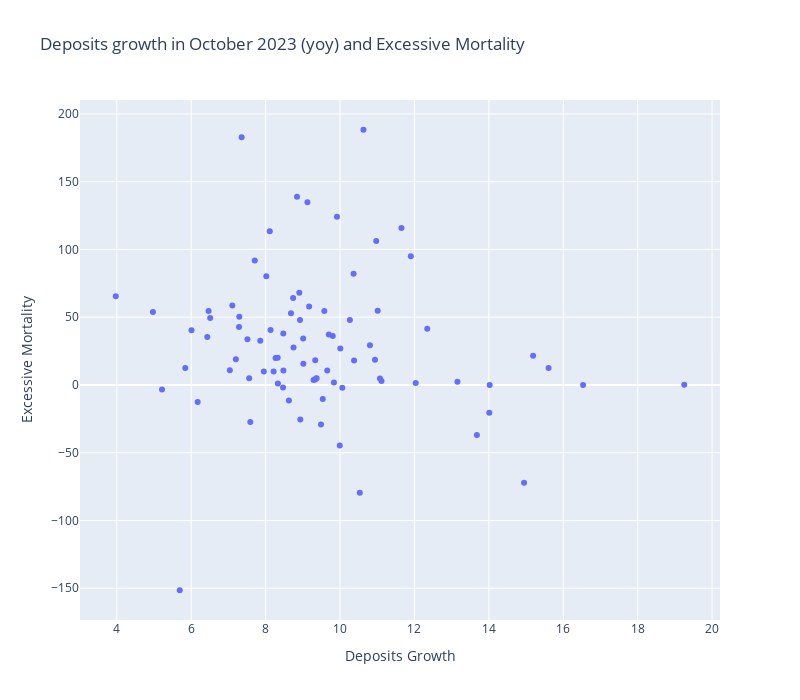

The cell this chart's notebook holds for it:
### Code cell
fig = px.scatter(
    df_full,
    y='Excess total',
    x='pmgrowth',
    hover_name='Region',
    title="Deposits growth in October 2023 (yoy) and Excessive Mortality",
    labels={"pmgrowth": "Deposits Growth", "Excess total": "Excessive Mortality"},
    width=800, height=700
)


fig.show()

### Figure 1 — Plotly figure (JSON) as saved in the notebook; plotly's stock layout.template omitted (floating-point values rounded to 4 significant figures)
{"data": [{"hovertemplate": "<b>%{hovertext}</b><br><br>Deposits Growth=%{x}<br>Excessive Mortality=%{y}<extra></extra>", "hovertext": ["Алтайский край", "Амурская область", "Архангельская область без АО", "Астраханская область", "Белгородская область", "Брянская область", "Владимирская область", "Волгоградская область", "Вологодская область", "Воронежская область", "Еврейская АО", "Забайкальский край", "Ивановская область", "Иркутская область", "Кабардино-Балкария", "Калининградская область", "Калужская область", "Камчатский край", "Карачаево-Черкесия", "Кемеровская область", "Кировская область", "Костромская область", "Краснодарский край", "Красноярский край", "Курганская область", "Курская область", "Ленинградская область", "Липецкая область", "Магаданская область", "Москва", "Московская область", "Мурманская область", "Ненецкий АО", "Нижегородская область", "Новгородская область", "Новосибирская область", "Омская область", "Оренбургская область", "Орловская область", "Пензенская область", "Пермский край", "Приморский край", "Псковская область", "Республика Адыгея", "Республика Алтай", "Республика Башкортостан", "Республика Бурятия", "Республика Дагестан", "Республика Ингушетия", "Республика Калмыкия", "Республика Карелия", "Республика Коми", "Республика Крым", "Республика Марий Эл", "Республика Мордовия", "Республика Татарстан", "Республика Тыва", "Республика Хакасия", "Ростовская область", "Рязанская область", "Самарская область", "Санкт-Петербург", "Саратовская область", "Сахалинская область", "Свердловская область", "Севастополь", "Северная Осетия", "Смоленская область", "Ставропольский край", "Тамбовская область", "Тверская область", "Томская область", "Тульская область", "Тюменская область без АО", "Удмуртская Республика", "Ульяновская область", "Хабаровский край", "Ханты-Мансийский АО", "Челябинская область", "Чеченская Республика", "Чувашская Республика", "Чукотский АО", "Якутия", "Ямало-Hенецкий АО", "Ярославская область"], "legendgroup": "", "marker": {"color": "#636efa", "symbol": "circle"}, "mode": "markers", "name": "", "orientation": "v", "showlegend": false, "type": "scatter", "x": [7.285, 14.95, 7.951, 10.53, 5.839, 9.918, 7.856, 9.656, 13.16, 9.014, 10.94, 11.9, 8.906, 12.34, 9.009, 11.12, 11.01, 10.36, 6.007, 6.51, 9.333, 9.488, 7.557, 9.804, 7.105, 9.352, 8.467, 10.01, 13.68, 8.749, 10.8, 7.354, 5.691, 8.267, 8.111, 11.07, 8.215, 8.324, 8.475, 9.992, 6.467, 7.588, 10.26, 9.289, 10.63, 8.329, 12.03, 15.61, 15.19, 14.01, 9.577, 4.97, 14.02, 11.65, 8.626, 7.511, 8.843, 8.478, 7.037, 8.74, 5.214, 10.06, 8.132, 8.932, 9.332, 16.53, 10.97, 9.124, 9.535, 9.698, 8.681, 9.37, 8.924, 3.971, 9.169, 6.431, 6.173, 10.38, 9.836, 19.25, 8.018, null, 7.292, 7.708, 7.199], "xaxis": "x", "y": [42.74, -72.09, 9.864, -79.61, 12.44, 124.2, 32.71, 10.61, 2.43, 15.69, 18.63, 94.91, 68.05, 41.57, 34.36, 2.829, 54.74, 82.08, 40.28, 49.35, 18.31, -29.23, 4.933, 36.22, 58.61, 4.682, -1.865, 26.95, -36.94, 27.62, 29.31, 182.9, -151.5, 19.89, 113.5, 4.694, 9.96, 20.1, 37.98, -44.61, 54.51, -27.31, 47.99, 3.656, 188.3, 1.123, 1.352, 12.47, 21.51, -20.59, 54.52, 53.8, 0, 115.9, -11.44, 33.72, 138.8, 10.64, 10.83, 64.13, -3.378, -1.987, 40.58, -25.55, 3.955, 0, 106.2, 134.8, -10.39, 37.17, 52.86, 4.952, 47.99, 65.41, 57.85, 35.38, -12.53, 17.96, 1.867, 0.1924, 80.23, -106.7, 50.3, 91.86, 19.0], "yaxis": "y"}], "layout": {"height": 700, "legend": {"tracegroupgap": 0}, "title": {"text": "Deposits growth in October 2023 (yoy) and Excessive Mortality"}, "width": 800, "xaxis": {"anchor": "y", "domain": [0, 1], "title": {"text": "Deposits Growth"}}, "yaxis": {"anchor": "x", "domain": [0, 1], "title": {"text": "Excessive Mortality"}}}}
